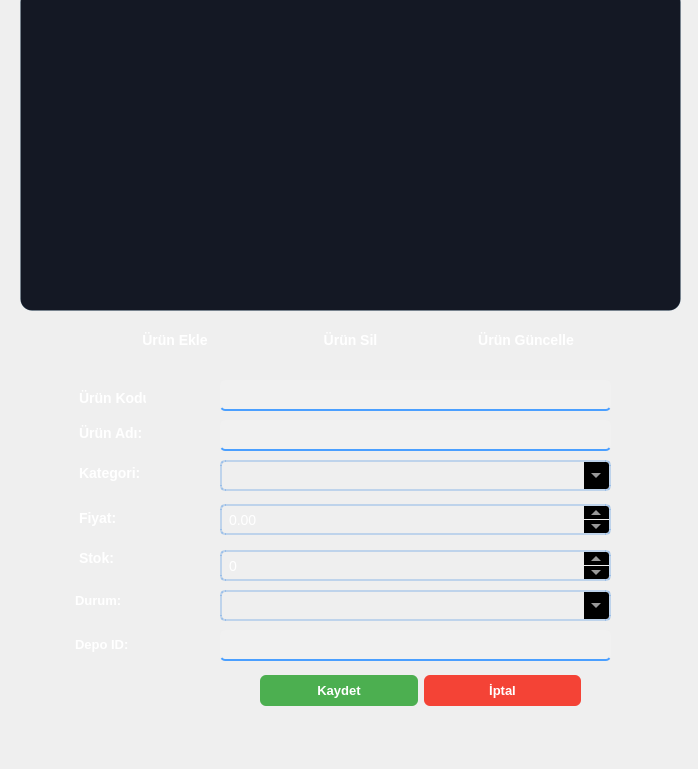
<?xml version="1.0" encoding="UTF-8"?>
<ui version="4.0">
 <class>ProductPage</class>
 <widget class="QWidget" name="ProductPage">
  <property name="geometry">
   <rect>
    <x>0</x>
    <y>0</y>
    <width>698</width>
    <height>769</height>
   </rect>
  </property>
  <property name="windowTitle">
   <string>Form</string>
  </property>
  <widget class="QWidget" name="verticalLayoutWidget">
   <property name="geometry">
    <rect>
     <x>20</x>
     <y>-10</y>
     <width>661</width>
     <height>321</height>
    </rect>
   </property>
   <layout class="QVBoxLayout" name="verticalLayout">
    <item>
     <widget class="QTableView" name="productTableView">
      <property name="styleSheet">
       <string notr="true">QTableView {
    background-color: rgb(20, 24, 36);
    border: 1px solid rgba(41, 128, 185, 0.1);
    border-radius: 12px;
    padding: 2px;
}

/* Soldaki sayıları ve header'ı tamamen kaldır */
QHeaderView::section:vertical,
QTableView::verticalHeader {
    width: 0;
    border: none;
    background: transparent;
    padding: 0;
    margin: 0;
}

/* Header stilleri */
QHeaderView::section {
    background-color: rgb(16, 19, 29);
    color: #3498db;
    padding: 15px 20px;
    border: none;
    font-weight: bold;
    font-size: 13px;
}

/* Hücre stilleri */
QTableView::item {
    padding: 12px 22px;
    color: #ecf0f1;
    border: none;
}

/* Alternatif satır rengi */
QTableView::item:alternate {
    background-color: rgba(30, 35, 52, 0.5);
}

/* Seçili satır */
QTableView::item:selected {
    background-color: rgba(41, 128, 185, 0.15);
    color: #ecf0f1;
}

/* Hover efekti */
QTableView::item:hover {
    background-color: rgba(41, 128, 185, 0.1);
}

/* Durum sütunu */
QTableView::item[text=&quot;Aktif&quot;] {
    color: #2ecc71;
}

QTableView::item[text=&quot;Pasif&quot;] {
    color: #e74c3c;
}

/* Scrollbar */
QScrollBar:vertical {
    border: none;
    background-color: transparent;
    width: 8px;
    margin: 0;
}

QScrollBar::handle:vertical {
    background-color: rgba(41, 128, 185, 0.3);
    min-height: 30px;
    border-radius: 4px;
}

QScrollBar::handle:vertical:hover {
    background-color: rgba(41, 128, 185, 0.5);
}

QScrollBar::sub-line:vertical,
QScrollBar::add-line:vertical {
    border: none;
    background: none;
    height: 0;
}

QScrollBar::add-page:vertical,
QScrollBar::sub-page:vertical {
    background: none;
}
/* Yatay scrollbar */
QScrollBar:horizontal {
    border: none;
    background-color: transparent;
    height: 8px;
    margin: 0;
}

QScrollBar::handle:horizontal {
    background-color: rgba(41, 128, 185, 0.3);
    min-width: 30px;
    border-radius: 4px;
}

QScrollBar::handle:horizontal:hover {
    background-color: rgba(41, 128, 185, 0.5);
}

QScrollBar::sub-line:horizontal,
QScrollBar::add-line:horizontal {
    border: none;
    background: none;
    width: 0;
}

QScrollBar::add-page:horizontal,
QScrollBar::sub-page:horizontal {
    background: none;
}

/* Corner widget'ı gizle */
QScrollBar::corner {
    background: transparent;
    border: none;
}
/* Grid çizgileri */
QTableView {
    gridline-color: rgba(41, 128, 185, 0.1);
}

/* Focus outline'ı kaldır */
QTableView:focus {
    outline: none;
}</string>
      </property>
     </widget>
    </item>
   </layout>
  </widget>
  <widget class="QWidget" name="horizontalLayoutWidget">
   <property name="geometry">
    <rect>
     <x>90</x>
     <y>320</y>
     <width>521</width>
     <height>41</height>
    </rect>
   </property>
   <layout class="QHBoxLayout" name="horizontalLayout">
    <item>
     <widget class="QPushButton" name="addButton">
      <property name="styleSheet">
       <string notr="true">QPushButton#addButton {
    background: qlineargradient(x1:0, y1:0, x2:1, y2:0,
        stop:0 #4a90e2,
        stop:1 #357abd);
    color: white;
    border: none;
    padding: 10px 20px;
    text-align: center;
    border-radius: 6px;
    font-weight: bold;
    font-size: 14px;
    min-width: 120px;
    max-width: 200px;
    box-shadow: 0px 4px 6px rgba(0, 0, 0, 0.2);
}

QPushButton#addButton:hover {
    background: qlineargradient(x1:0, y1:0, x2:1, y2:0,
        stop:0 #4CAF50,
        stop:1 #388E3C);
}

QPushButton#addButton:pressed {
    background: qlineargradient(x1:0, y1:0, x2:1, y2:0,
        stop:0 #388E3C,
        stop:1 #2E7D32);
    box-shadow: 0px 2px 4px rgba(0, 0, 0, 0.1);
}</string>
      </property>
      <property name="text">
       <string>Ürün Ekle</string>
      </property>
     </widget>
    </item>
    <item>
     <widget class="QPushButton" name="deleteButton">
      <property name="styleSheet">
       <string notr="true">QPushButton#deleteButton {
    background: qlineargradient(x1:0, y1:0, x2:1, y2:0,
        stop:0 #4a90e2,
        stop:1 #357abd);
    color: white;
    border: none;
    padding: 10px 20px;
    text-align: center;
    border-radius: 6px;
    font-weight: bold;
    font-size: 14px;
    min-width: 120px;
    max-width: 200px;
    box-shadow: 0px 4px 6px rgba(0, 0, 0, 0.2);
}

QPushButton#deleteButton:hover {
    background: qlineargradient(x1:0, y1:0, x2:1, y2:0,
        stop:0 #F44336,
        stop:1 #D32F2F);
}

QPushButton#deleteButton:pressed {
    background: qlineargradient(x1:0, y1:0, x2:1, y2:0,
        stop:0 #D32F2F,
        stop:1 #C62828);
    box-shadow: 0px 2px 4px rgba(0, 0, 0, 0.1);
}</string>
      </property>
      <property name="text">
       <string>Ürün Sil</string>
      </property>
     </widget>
    </item>
    <item>
     <widget class="QPushButton" name="updateButton">
      <property name="styleSheet">
       <string notr="true">QPushButton#updateButton {
    background: qlineargradient(x1:0, y1:0, x2:1, y2:0,
        stop:0 #4a90e2,
        stop:1 #357abd);
    color: white;
    border: none;
    padding: 10px 20px;
    text-align: center;
    border-radius: 6px;
    font-weight: bold;
    font-size: 14px;
    min-width: 120px;
    max-width: 200px;
    box-shadow: 0px 4px 6px rgba(0, 0, 0, 0.2);
}

QPushButton#updateButton:hover {
    background: qlineargradient(x1:0, y1:0, x2:1, y2:0,
        stop:0 #5aa0f2,
        stop:1 #458acd);
}

QPushButton#updateButton:pressed {
    background: qlineargradient(x1:0, y1:0, x2:1, y2:0,
        stop:0 #3980d2,
        stop:1 #256aad);
    box-shadow: 0px 2px 4px rgba(0, 0, 0, 0.1);
}</string>
      </property>
      <property name="text">
       <string>Ürün Güncelle</string>
      </property>
     </widget>
    </item>
   </layout>
  </widget>
  <widget class="QStackedWidget" name="stackedWidget">
   <property name="geometry">
    <rect>
     <x>60</x>
     <y>360</y>
     <width>631</width>
     <height>361</height>
    </rect>
   </property>
   <property name="styleSheet">
    <string notr="true">QPushButton#cancelButton {
    background-color: #F44336;
    border: none;
    border-radius: 6px;
    padding: 8px 16px;
    padding-left: 30px;
    color: white;
    font-weight: bold;
    font-size: 13px;
    min-width: 120px;
    box-shadow: 0px 4px 6px rgba(0, 0, 0, 0.2);
}

QPushButton#cancelButton:hover {
    background-color: #E57373;
}

QPushButton#cancelButton:pressed {
    background-color: #D32F2F;
    box-shadow: 0px 2px 4px rgba(0, 0, 0, 0.1);
}</string>
   </property>
   <property name="currentIndex">
    <number>1</number>
   </property>
   <widget class="QWidget" name="page"/>
   <widget class="QWidget" name="page_2">
    <widget class="QLabel" name="label">
     <property name="geometry">
      <rect>
       <x>10</x>
       <y>20</y>
       <width>91</width>
       <height>41</height>
      </rect>
     </property>
     <property name="styleSheet">
      <string notr="true">QLabel {
    color: white;
    font-size: 14px;
    font-weight: 500;
    padding: 5px;
    margin-right: 10px;
    margin-bottom: 5px;
}

/* Label'a özel hover efekti (isteğe bağlı) */
QLabel:hover {
    color: #4a90e2;
}

/* Label altına hafif bir çizgi ekleyelim (isteğe bağlı) */
QLabel::after {
    content: '';
    display: block;
    width: 0;
    height: 2px;
    background: #4a90e2;
    transition: width .3s;
}

QLabel:hover::after {
    width: 100%;
}

/* Alt kenar çizgili basit versiyon için: */
/*
QLabel {
    border-bottom: 2px solid rgba(74, 144, 226, 0.3);
    padding-bottom: 2px;
}
*/</string>
     </property>
     <property name="text">
      <string>Ürün Kodu:</string>
     </property>
    </widget>
    <widget class="QLineEdit" name="productCodeEdit">
     <property name="geometry">
      <rect>
       <x>150</x>
       <y>10</y>
       <width>411</width>
       <height>51</height>
      </rect>
     </property>
     <property name="styleSheet">
      <string notr="true">QLineEdit {
    background-color: rgba(255, 255, 255, 0.1);
    border: none;
    border-bottom: 2px solid #4a9fff;
    color: white;
    padding: 8px;
    margin: 10px;
    border-radius: 5px;
}

QLineEdit:focus {
    border-bottom: 2px solid #2ecc71;
}</string>
     </property>
    </widget>
    <widget class="QLabel" name="label_2">
     <property name="geometry">
      <rect>
       <x>10</x>
       <y>50</y>
       <width>91</width>
       <height>51</height>
      </rect>
     </property>
     <property name="styleSheet">
      <string notr="true">QLabel {
    color: white;
    font-size: 14px;
    font-weight: 500;
    padding: 5px;
    margin-right: 10px;
    margin-bottom: 5px;
}

/* Label'a özel hover efekti (isteğe bağlı) */
QLabel:hover {
    color: #4a90e2;
}

/* Label altına hafif bir çizgi ekleyelim (isteğe bağlı) */
QLabel::after {
    content: '';
    display: block;
    width: 0;
    height: 2px;
    background: #4a90e2;
    transition: width .3s;
}

QLabel:hover::after {
    width: 100%;
}

/* Alt kenar çizgili basit versiyon için: */
/*
QLabel {
    border-bottom: 2px solid rgba(74, 144, 226, 0.3);
    padding-bottom: 2px;
}
*/</string>
     </property>
     <property name="text">
      <string>Ürün Adı:</string>
     </property>
    </widget>
    <widget class="QLabel" name="label_3">
     <property name="geometry">
      <rect>
       <x>10</x>
       <y>90</y>
       <width>91</width>
       <height>51</height>
      </rect>
     </property>
     <property name="styleSheet">
      <string notr="true">QLabel {
    color: white;
    font-size: 14px;
    font-weight: 500;
    padding: 5px;
    margin-right: 10px;
    margin-bottom: 5px;
}

/* Label'a özel hover efekti (isteğe bağlı) */
QLabel:hover {
    color: #4a90e2;
}

/* Label altına hafif bir çizgi ekleyelim (isteğe bağlı) */
QLabel::after {
    content: '';
    display: block;
    width: 0;
    height: 2px;
    background: #4a90e2;
    transition: width .3s;
}

QLabel:hover::after {
    width: 100%;
}

/* Alt kenar çizgili basit versiyon için: */
/*
QLabel {
    border-bottom: 2px solid rgba(74, 144, 226, 0.3);
    padding-bottom: 2px;
}
*/</string>
     </property>
     <property name="text">
      <string>Kategori:</string>
     </property>
    </widget>
    <widget class="QLabel" name="label_4">
     <property name="geometry">
      <rect>
       <x>10</x>
       <y>140</y>
       <width>91</width>
       <height>41</height>
      </rect>
     </property>
     <property name="styleSheet">
      <string notr="true">QLabel {
    color: white;
    font-size: 14px;
    font-weight: 500;
    padding: 5px;
    margin-right: 10px;
    margin-bottom: 5px;
}

/* Label'a özel hover efekti (isteğe bağlı) */
QLabel:hover {
    color: #4a90e2;
}

/* Label altına hafif bir çizgi ekleyelim (isteğe bağlı) */
QLabel::after {
    content: '';
    display: block;
    width: 0;
    height: 2px;
    background: #4a90e2;
    transition: width .3s;
}

QLabel:hover::after {
    width: 100%;
}

/* Alt kenar çizgili basit versiyon için: */
/*
QLabel {
    border-bottom: 2px solid rgba(74, 144, 226, 0.3);
    padding-bottom: 2px;
}
*/</string>
     </property>
     <property name="text">
      <string>Fiyat:</string>
     </property>
    </widget>
    <widget class="QLabel" name="label_5">
     <property name="geometry">
      <rect>
       <x>10</x>
       <y>180</y>
       <width>89</width>
       <height>41</height>
      </rect>
     </property>
     <property name="styleSheet">
      <string notr="true">QLabel {
    color: white;
    font-size: 14px;
    font-weight: 500;
    padding: 5px;
    margin-right: 10px;
    margin-bottom: 5px;
}

/* Label'a özel hover efekti (isteğe bağlı) */
QLabel:hover {
    color: #4a90e2;
}

/* Label altına hafif bir çizgi ekleyelim (isteğe bağlı) */
QLabel::after {
    content: '';
    display: block;
    width: 0;
    height: 2px;
    background: #4a90e2;
    transition: width .3s;
}

QLabel:hover::after {
    width: 100%;
}

/* Alt kenar çizgili basit versiyon için: */
/*
QLabel {
    border-bottom: 2px solid rgba(74, 144, 226, 0.3);
    padding-bottom: 2px;
}
*/</string>
     </property>
     <property name="text">
      <string>Stok:</string>
     </property>
    </widget>
    <widget class="QLabel" name="label_6">
     <property name="geometry">
      <rect>
       <x>10</x>
       <y>220</y>
       <width>89</width>
       <height>41</height>
      </rect>
     </property>
     <property name="styleSheet">
      <string notr="true">QLabel {
    color: white;
    font-size: 13px;  /* Font boyutunu biraz küçülttüm */
    font-weight: 500;
    min-width: 80px;  /* Label'lar için sabit minimum genişlik */
    max-width: 80px;  /* Maximum genişlik de ekledim */
    padding: 2px;     /* Padding'i azalttım */
    margin-right: 5px;
}

QSpinBox, QDoubleSpinBox {
    background-color: rgba(255, 255, 255, 0.01);
    border: 2px solid rgba(74, 144, 226, 0.3);
    border-radius: 5px;
    padding: 2px;     /* Padding'i azalttım */
    padding-right: 25px;
    color: white;
    font-size: 13px;  /* Font boyutunu biraz küçülttüm */
    min-height: 20px; /* Minimum yükseklik ekledim */
}

QComboBox {
    background-color: rgba(255, 255, 255, 0.01);
    border: 2px solid rgba(74, 144, 226, 0.3);
    border-radius: 5px;
    padding: 2px;     /* Padding'i azalttım */
    padding-right: 25px;
    color: white;
    font-size: 13px;  /* Font boyutunu biraz küçülttüm */
    min-height: 20px; /* Minimum yükseklik ekledim */
}</string>
     </property>
     <property name="text">
      <string>Durum:</string>
     </property>
    </widget>
    <widget class="QLineEdit" name="productNameEdit">
     <property name="geometry">
      <rect>
       <x>150</x>
       <y>50</y>
       <width>411</width>
       <height>51</height>
      </rect>
     </property>
     <property name="styleSheet">
      <string notr="true">QLineEdit {
    background-color: rgba(255, 255, 255, 0.1);
    border: none;
    border-bottom: 2px solid #4a9fff;
    color: white;
    padding: 8px;
    margin: 10px;
    border-radius: 5px;
}

QLineEdit:focus {
    border-bottom: 2px solid #2ecc71;
}</string>
     </property>
    </widget>
    <widget class="QComboBox" name="categoryCombo">
     <property name="geometry">
      <rect>
       <x>160</x>
       <y>100</y>
       <width>391</width>
       <height>31</height>
      </rect>
     </property>
     <property name="styleSheet">
      <string notr="true">QComboBox {
    background-color: rgba(255, 255, 255, 0.01);
    border: 2px solid rgba(74, 144, 226, 0.3);
    border-radius: 5px;
    padding: 5px;
    padding-right: 25px;
    color: white;
    font-size: 14px;
}

QComboBox:hover {
    background-color: rgba(255, 255, 255, 0.12);
    border: 2px solid #4a90e2;
}

QComboBox:focus {
    border: 2px solid #4a90e2;
}

QComboBox::drop-down {
    border: none;
    background-color: #000000;
    width: 25px;
    border-top-right-radius: 3px;
    border-bottom-right-radius: 3px;
}

QComboBox::down-arrow {
    background: none;
    border-left: 5px solid none;
    border-right: 5px solid none;
    border-top: 5px solid #999;
    width: 0px;
    height: 0px;
}

QComboBox::item {
    background-color: #1c1c1c;
    color: white;
    padding: 5px;
}

QComboBox::item:hover {
    background-color: #4a90e2;
}

QComboBox::item:selected {
    background-color: #2d5986;
}</string>
     </property>
    </widget>
    <widget class="QDoubleSpinBox" name="priceSpinBox">
     <property name="geometry">
      <rect>
       <x>160</x>
       <y>144</y>
       <width>391</width>
       <height>31</height>
      </rect>
     </property>
     <property name="styleSheet">
      <string notr="true">QSpinBox, QDoubleSpinBox {
    background-color: rgba(255, 255, 255, 0.01);
    border: 2px solid rgba(74, 144, 226, 0.3);
    border-radius: 5px;
    padding: 5px;
    padding-right: 25px;  /* Ok butonları için daha fazla boşluk */
    color: white;
    font-size: 14px;
}

QSpinBox:hover, QDoubleSpinBox:hover {
    background-color: rgba(255, 255, 255, 0.12);
    border: 2px solid #4a90e2;
}

QSpinBox:focus, QDoubleSpinBox:focus {
    border: 2px solid #4a90e2;
}

QSpinBox::up-button, QDoubleSpinBox::up-button {
    background-color: #000000;
    border: none;
    width: 25px;
    border-top-right-radius: 3px;
}

QSpinBox::down-button, QDoubleSpinBox::down-button {
    background-color: #000000;
    border: none;
    width: 25px;
    border-bottom-right-radius: 3px;
}

QSpinBox::up-arrow, QDoubleSpinBox::up-arrow {
    background: none;
    border-left: 5px solid none;
    border-right: 5px solid none;
    border-bottom: 5px solid #999;
    width: 0px;
    height: 0px;
}

QSpinBox::down-arrow, QDoubleSpinBox::down-arrow {
    background: none;
    border-left: 5px solid none;
    border-right: 5px solid none;
    border-top: 5px solid #999;
    width: 0px;
    height: 0px;
}</string>
     </property>
    </widget>
    <widget class="QSpinBox" name="stockSpinBox">
     <property name="geometry">
      <rect>
       <x>160</x>
       <y>190</y>
       <width>391</width>
       <height>31</height>
      </rect>
     </property>
     <property name="styleSheet">
      <string notr="true">QSpinBox, QDoubleSpinBox {
    background-color: rgba(255, 255, 255, 0.01);
    border: 2px solid rgba(74, 144, 226, 0.3);
    border-radius: 5px;
    padding: 5px;
    padding-right: 25px;  /* Ok butonları için daha fazla boşluk */
    color: white;
    font-size: 14px;
}

QSpinBox:hover, QDoubleSpinBox:hover {
    background-color: rgba(255, 255, 255, 0.12);
    border: 2px solid #4a90e2;
}

QSpinBox:focus, QDoubleSpinBox:focus {
    border: 2px solid #4a90e2;
}

QSpinBox::up-button, QDoubleSpinBox::up-button {
    background-color: #000000;
    border: none;
    width: 25px;
    border-top-right-radius: 3px;
}

QSpinBox::down-button, QDoubleSpinBox::down-button {
    background-color: #000000;
    border: none;
    width: 25px;
    border-bottom-right-radius: 3px;
}

QSpinBox::up-arrow, QDoubleSpinBox::up-arrow {
    background: none;
    border-left: 5px solid none;
    border-right: 5px solid none;
    border-bottom: 5px solid #999;
    width: 0px;
    height: 0px;
}

QSpinBox::down-arrow, QDoubleSpinBox::down-arrow {
    background: none;
    border-left: 5px solid none;
    border-right: 5px solid none;
    border-top: 5px solid #999;
    width: 0px;
    height: 0px;
}</string>
     </property>
    </widget>
    <widget class="QComboBox" name="statusCombo">
     <property name="geometry">
      <rect>
       <x>160</x>
       <y>230</y>
       <width>391</width>
       <height>31</height>
      </rect>
     </property>
     <property name="styleSheet">
      <string notr="true">QComboBox {
    background-color: rgba(255, 255, 255, 0.01);
    border: 2px solid rgba(74, 144, 226, 0.3);
    border-radius: 5px;
    padding: 5px;
    padding-right: 25px;
    color: white;
    font-size: 14px;
}

QComboBox:hover {
    background-color: rgba(255, 255, 255, 0.12);
    border: 2px solid #4a90e2;
}

QComboBox:focus {
    border: 2px solid #4a90e2;
}

QComboBox::drop-down {
    border: none;
    background-color: #000000;
    width: 25px;
    border-top-right-radius: 3px;
    border-bottom-right-radius: 3px;
}

QComboBox::down-arrow {
    background: none;
    border-left: 5px solid none;
    border-right: 5px solid none;
    border-top: 5px solid #999;
    width: 0px;
    height: 0px;
}

QComboBox::item {
    background-color: #1c1c1c;
    color: white;
    padding: 5px;
}

QComboBox::item:hover {
    background-color: #4a90e2;
}

QComboBox::item:selected {
    background-color: #2d5986;
}</string>
     </property>
    </widget>
    <widget class="QWidget" name="horizontalLayoutWidget_2">
     <property name="geometry">
      <rect>
       <x>200</x>
       <y>310</y>
       <width>321</width>
       <height>41</height>
      </rect>
     </property>
     <layout class="QHBoxLayout" name="horizontalLayout_2">
      <item>
       <widget class="QPushButton" name="saveButton">
        <property name="styleSheet">
         <string notr="true">QPushButton#saveButton {
    background-color: #4CAF50;
    border: none;
    border-radius: 6px;
    padding: 8px 16px;
    padding-left: 16px;  /* padding-left'i diğerleriyle aynı yaptım */
    color: white;
    font-weight: bold;
    font-size: 13px;
    min-width: 120px;
    box-shadow: 0px 4px 6px rgba(0, 0, 0, 0.2);
    text-align: center;  /* Yazıyı ortala */
    qproperty-alignment: AlignCenter;  /* Qt özel property'si ile ortala */
}

QPushButton#saveButton:hover {
    background-color: #66BB6A;
}

QPushButton#saveButton:pressed {
    background-color: #388E3C;
    box-shadow: 0px 2px 4px rgba(0, 0, 0, 0.1);
}</string>
        </property>
        <property name="text">
         <string>Kaydet</string>
        </property>
       </widget>
      </item>
      <item>
       <widget class="QPushButton" name="cancelButton">
        <property name="styleSheet">
         <string notr="true">QPushButton#cancelButton {
    background-color: #F44336;
    border: none;
    border-radius: 6px;
    padding: 8px 16px;
    padding-left: 16px;  /* padding-left'i diğerleriyle aynı yaptım */
    color: white;
    font-weight: bold;
    font-size: 13px;
    min-width: 120px;
    box-shadow: 0px 4px 6px rgba(0, 0, 0, 0.2);
    text-align: center;  /* Yazıyı ortala */
    qproperty-alignment: AlignCenter;  /* Qt özel property'si ile ortala */
}

QPushButton#cancelButton:hover {
    background-color: #E57373;
}

QPushButton#cancelButton:pressed {
    background-color: #D32F2F;
    box-shadow: 0px 2px 4px rgba(0, 0, 0, 0.1);
}</string>
        </property>
        <property name="text">
         <string>İptal</string>
        </property>
       </widget>
      </item>
     </layout>
    </widget>
    <widget class="QLineEdit" name="depotIDEdit">
     <property name="geometry">
      <rect>
       <x>150</x>
       <y>260</y>
       <width>411</width>
       <height>51</height>
      </rect>
     </property>
     <property name="styleSheet">
      <string notr="true">QLineEdit {
    background-color: rgba(255, 255, 255, 0.1);
    border: none;
    border-bottom: 2px solid #4a9fff;
    color: white;
    padding: 8px;
    margin: 10px;
    border-radius: 5px;
}

QLineEdit:focus {
    border-bottom: 2px solid #2ecc71;
}</string>
     </property>
    </widget>
    <widget class="QLabel" name="label_7">
     <property name="geometry">
      <rect>
       <x>10</x>
       <y>269</y>
       <width>89</width>
       <height>31</height>
      </rect>
     </property>
     <property name="styleSheet">
      <string notr="true">QLabel {
    color: white;
    font-size: 13px;  /* Font boyutunu biraz küçülttüm */
    font-weight: 500;
    min-width: 80px;  /* Label'lar için sabit minimum genişlik */
    max-width: 80px;  /* Maximum genişlik de ekledim */
    padding: 2px;     /* Padding'i azalttım */
    margin-right: 5px;
}

QSpinBox, QDoubleSpinBox {
    background-color: rgba(255, 255, 255, 0.01);
    border: 2px solid rgba(74, 144, 226, 0.3);
    border-radius: 5px;
    padding: 2px;     /* Padding'i azalttım */
    padding-right: 25px;
    color: white;
    font-size: 13px;  /* Font boyutunu biraz küçülttüm */
    min-height: 20px; /* Minimum yükseklik ekledim */
}

QComboBox {
    background-color: rgba(255, 255, 255, 0.01);
    border: 2px solid rgba(74, 144, 226, 0.3);
    border-radius: 5px;
    padding: 2px;     /* Padding'i azalttım */
    padding-right: 25px;
    color: white;
    font-size: 13px;  /* Font boyutunu biraz küçülttüm */
    min-height: 20px; /* Minimum yükseklik ekledim */
}</string>
     </property>
     <property name="text">
      <string>Depo ID:</string>
     </property>
    </widget>
   </widget>
  </widget>
 </widget>
 <resources/>
 <connections/>
</ui>
